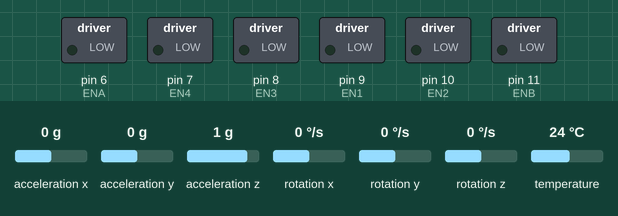
Simulated run of this sketch. Board: Arduino Leonardo, built with avr-gcc and run on an emulated ATmega32U4. On the bench: switched loads named in the sketch (green lamp = pin HIGH). Inputs (shaded band) come from the test bench; at power-on: acceleration x 0 g, acceleration y 0 g, acceleration z 1 g, rotation x 0 °/s, rotation y 0 °/s, rotation z 0 °/s, temperature 24 °C. What the sketch prints to the serial monitor is not drawn.

Above: at 1.2 s.
1.3 s: acceleration x set to -0.2 g
At 1.8 s:
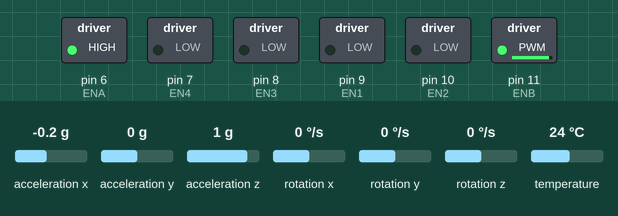
2.8 s: acceleration y set to -0.3 g
At 4.0 s:
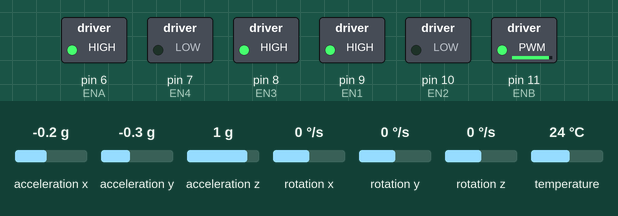
4.3 s: acceleration x set to -0.8 g
5.8 s: acceleration x set to -1.1 g
At 6.3 s:
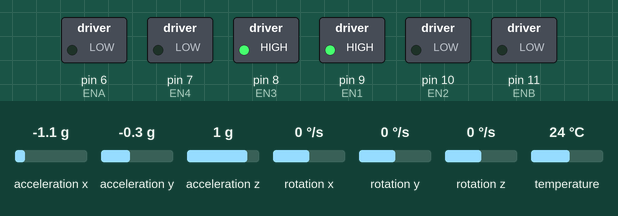
7.3 s: acceleration y set to 0.8 g
At 7.6 s:
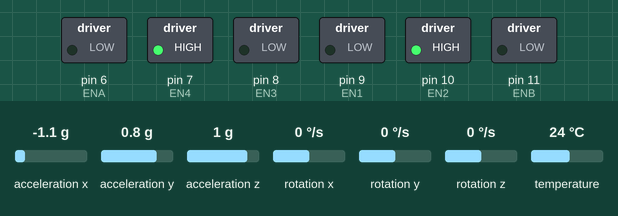
8.8 s: acceleration y set to -1.4 g
At 9.9 s:
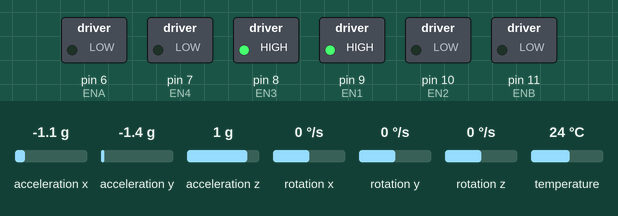
Timing chart, 0 to 11.3 s (numbered marks = the images above; inputs shaded):
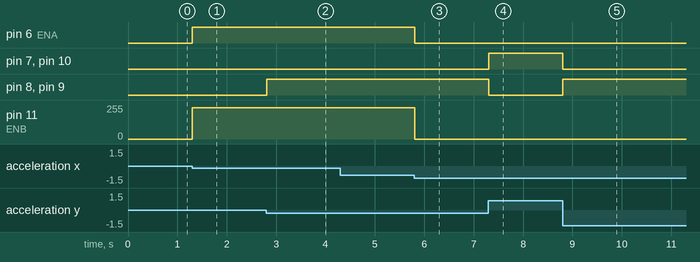

Measured:
- the behaviour switches between 0 and -0.1 g on acceleration x (found by bisection; images 0 and 1)
- the behaviour switches between -0.1 and -0.2 g on acceleration y (found by bisection; images 1 and 2)
- the behaviour switches between -0.9 and -1 g on acceleration x (found by bisection; images 2 and 3)
- after the input at 1.3 s, pin 6 (ENA): LOW → HIGH at once; pin 11 (ENB): 0/255 → 235/255 at once
- after the input at 2.8 s, pin 8 (EN3), pin 9 (EN1): LOW → HIGH at once
- after the input at 5.8 s, pin 6 (ENA): HIGH → LOW at once; pin 11 (ENB): 235/255 → 0/255 at once
- after the input at 7.3 s, pin 7 (EN4), pin 10 (EN2): LOW → HIGH at once; pin 8 (EN3), pin 9 (EN1): HIGH → LOW at once
- after the input at 8.8 s, pin 7 (EN4), pin 10 (EN2): HIGH → LOW at once; pin 8 (EN3), pin 9 (EN1): LOW → HIGH at once

The sketch:

sketch_may16a.ino
```cpp
#include <util/atomic.h>
//define chân động cơ
#define ENC1_1 4 // right ga25
#define ENC2_1 5
#define ENA 6
#define EN1 9
#define EN2 10
//#define EN1 10
//#define EN2 9
#define ENC1_2 2 // left ga25
#define ENC2_2 3
#define EN3 8
#define EN4 7
#define ENB 11

#include <Adafruit_MPU6050.h>
#include <Adafruit_Sensor.h>
#include <Wire.h>

//khai báo biến tính vận tốc
float Ts = 200; // ms, khoảng tg tính vận tốc
float do_phan_giai = 335; // số xung sau 1 vòng quay
volatile int count = 0; // đếm số xung
float so_vong;
float tanso;
float R = 3; // Bán kính bánh xe
float Pi = 3.141592654;
float time_begin = 0;
bool dung = false;

//biến cho pwm, pid
int a=1, b=0;//biến quy định khoảng cân bằng 1 -1,2 -2,
long pe=0,p,i,d,pt=0,prePID=150 ;
long kp=1000, ki=1000, kd=50; //100 0 10,100 0 15,30 1 15,55 1 15,55 1 14,15k 0 10,200 20 0

//khai báo thư viện mpu và tính góc
Adafruit_MPU6050 mpu;

float preGoc=0;
static float trucX = 9.6;
static float trucYtruoc = -1;
static float trucYsau = 0.7;
static float gocBandau = 170;

volatile int posi_right = 0;
volatile int posi_left = 0;

void setup() {
  Serial.begin(115200);
  pinMode(ENC1_1,INPUT);
  pinMode(ENC1_2,INPUT);
  pinMode(ENC2_1,INPUT);
  pinMode(ENC2_2,INPUT);

  pinMode(ENA,OUTPUT);
  pinMode(EN1,OUTPUT);
  pinMode(EN2,OUTPUT);
  pinMode(ENB,OUTPUT);
  pinMode(EN3,OUTPUT);
  pinMode(EN4,OUTPUT);
  while (!Serial)
    delay(10); // will pause Zero, Leonardo, etc until serial console opens
  Serial.println("Adafruit MPU6050 test!");
 // Try to initialize!
  if (!mpu.begin()) {
    Serial.println("Failed to find MPU6050 chip");
    while (1) {
      delay(10);
    }
  }
  Serial.println("MPU6050 Found!");
  mpu.setAccelerometerRange(MPU6050_RANGE_8_G);
  Serial.print("Accelerometer range set to: ");
  switch (mpu.getAccelerometerRange()) {
  case MPU6050_RANGE_2_G:
    Serial.println("+-2G");
    break;
  case MPU6050_RANGE_4_G:
    Serial.println("+-4G");
    break;
  case MPU6050_RANGE_8_G:
    Serial.println("+-8G");
    break;
  case MPU6050_RANGE_16_G:
    Serial.println("+-16G");
    break;
  }
  mpu.setGyroRange(MPU6050_RANGE_500_DEG);
  Serial.print("Gyro range set to: ");
  switch (mpu.getGyroRange()) {
  case MPU6050_RANGE_250_DEG:
    Serial.println("+- 250 deg/s");
    break;
  case MPU6050_RANGE_500_DEG:
    Serial.println("+- 500 deg/s");
    break;
  case MPU6050_RANGE_1000_DEG:
    Serial.println("+- 1000 deg/s");
    break;
  case MPU6050_RANGE_2000_DEG:
    Serial.println("+- 2000 deg/s");
    break;
  }
  mpu.setFilterBandwidth(MPU6050_BAND_21_HZ);
  Serial.print("Filter bandwidth set to: ");
  switch (mpu.getFilterBandwidth()) {
  case MPU6050_BAND_260_HZ:
    Serial.println("260 Hz");
    break;
  case MPU6050_BAND_184_HZ:
    Serial.println("184 Hz");
    break;
  case MPU6050_BAND_94_HZ:
    Serial.println("94 Hz");
    break;
  case MPU6050_BAND_44_HZ:
    Serial.println("44 Hz");
    break;
  case MPU6050_BAND_21_HZ:
    Serial.println("21 Hz");
    break;
  case MPU6050_BAND_10_HZ:
    Serial.println("10 Hz");
    break;
  case MPU6050_BAND_5_HZ:
    Serial.println("5 Hz");
    break;
  }
  Serial.println("");
}
float tinhGoc(float giatocXHientai)
{
    float gocHientai;
    gocHientai = acos(giatocXHientai /trucX)*180/3.1416;
    Serial.println("GOC HIEN TAI");//in ra góc hiện tại theo x
    Serial.println(gocHientai);
    pt=millis();
    gocHientai=(preGoc+gocHientai)/2;
      preGoc=gocHientai;
      return preGoc;

}
float goc_vantoc(float x, float y){
  float gocHt = gocBandau-tinhGoc(x);
  p=gocHt;
  i += p;
  d=p-pe;
  float vt;
  if (gocHt<=80){
    vt=PID(gocHt,i,d);
  }
  else if (gocHt>80) vt=0;
  if (vt > 255) {vt=255;ki=0;}
  else if (vt<80) {vt=0;ki=1000;}
  else {vt=vt;ki=1000;};
  return vt;
}
void setMotor_right(int dir, int pwmVal, int ena, int en1, int en2){
  analogWrite(ena,pwmVal);
  if(dir == 1){ // forward
    digitalWrite(en1,HIGH);
    digitalWrite(en2,LOW);
  }
  else if(dir == -1){ //reverse
    digitalWrite(en1,LOW);
    digitalWrite(en2,HIGH);
  }
  else{ // stop
    digitalWrite(en1,LOW);
    digitalWrite(en2,LOW);
  }
}
void setMotor_left(int dir, int pwmVal, int enb, int en3, int en4){
    analogWrite(enb,pwmVal);
  if(dir == 1){ // forward
    digitalWrite(en3,HIGH);
    digitalWrite(en4,LOW);
  }
  else if(dir == -1){ //reverse
    digitalWrite(en3,LOW);
    digitalWrite(en4,HIGH);
  }
  else{ // stop
    digitalWrite(en3,LOW);
    digitalWrite(en4,LOW);
  }
}
int dir(int x){
  if (x>0) x=-1; else if (x<0) x=1;
  return x;
}
void setMotor (int dir, int pwmVal,int ena, int enb,int en1, int en2, int en3, int en4){
  if(pwmVal>130){
  setMotor_right( dir,  pwmVal, ena, en1,  en2);
  setMotor_left( dir,  pwmVal-20,  enb,  en3, en4);
  }
  else {
    setMotor_right( dir,  0, ena, en1,  en2);
    setMotor_left( dir,  0,  enb,  en3, en4);
  }
}
void readEncoder_left(){
  int x = digitalRead(ENC2_2);
  if(x > 0)
    posi_left++;
  else
    posi_left--;
}
long PID(long error, long I, long D )
{
  float delta = (millis()-pt)/1000;
  Serial.print("delta: ");
  Serial.print(delta);
  Serial.print(" / ");
  long PID_value;
    I = I + error;
    D = (error - pe)/delta;
    if (0<error<15 ) return 255;
    else PID_value = (kp*error) + (ki*I) + (kd*D);
    //PID_value = (kp*error) + (ki*I) - (kd*D);
    pe=error;
    return PID_value;


}

void loop() {
  /* Get new sensor events with the readings */
  sensors_event_t a, g, temp;
  mpu.getEvent(&a, &g, &temp);
  setMotor(dir(a.acceleration.y), goc_vantoc(a.acceleration.x ,a.acceleration.y),ENA, ENB, EN1,EN2,EN3,EN4 );

}
```
